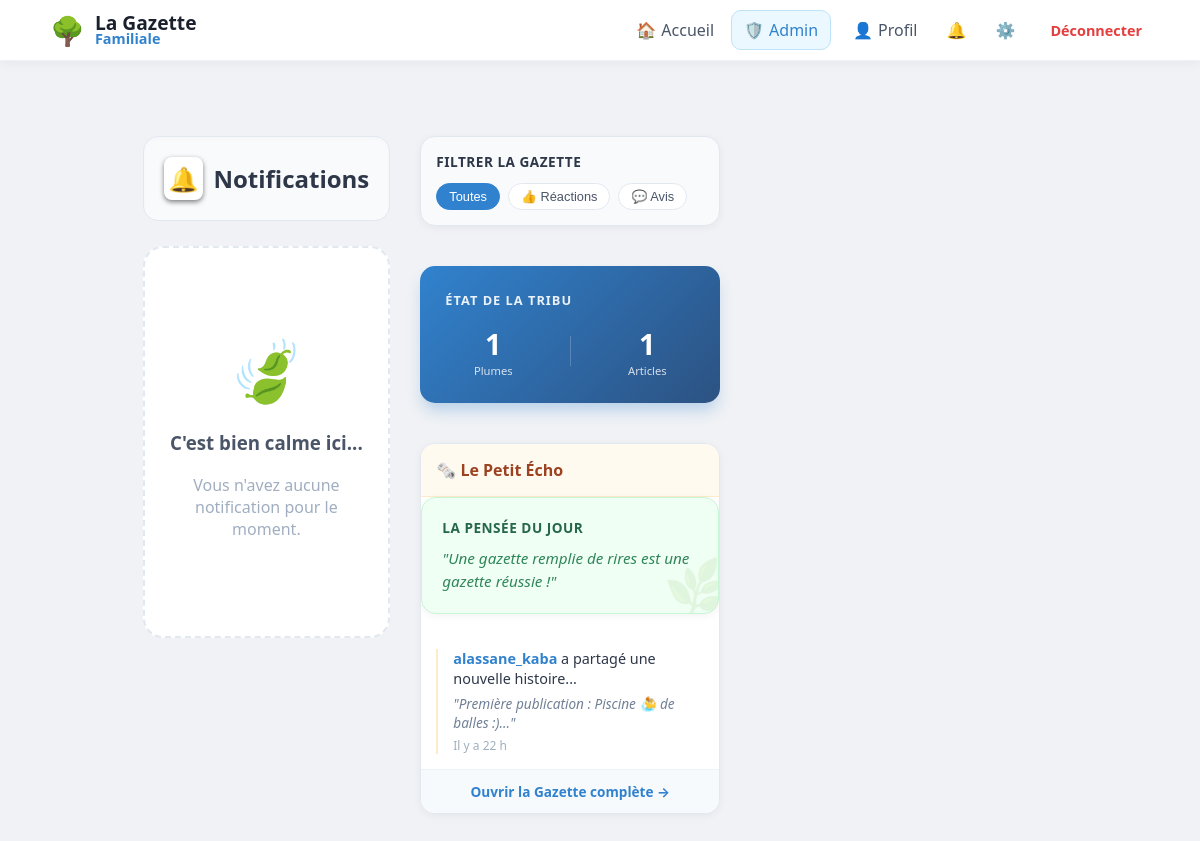
The page /notifications (signed in) on the database as committed earlier.
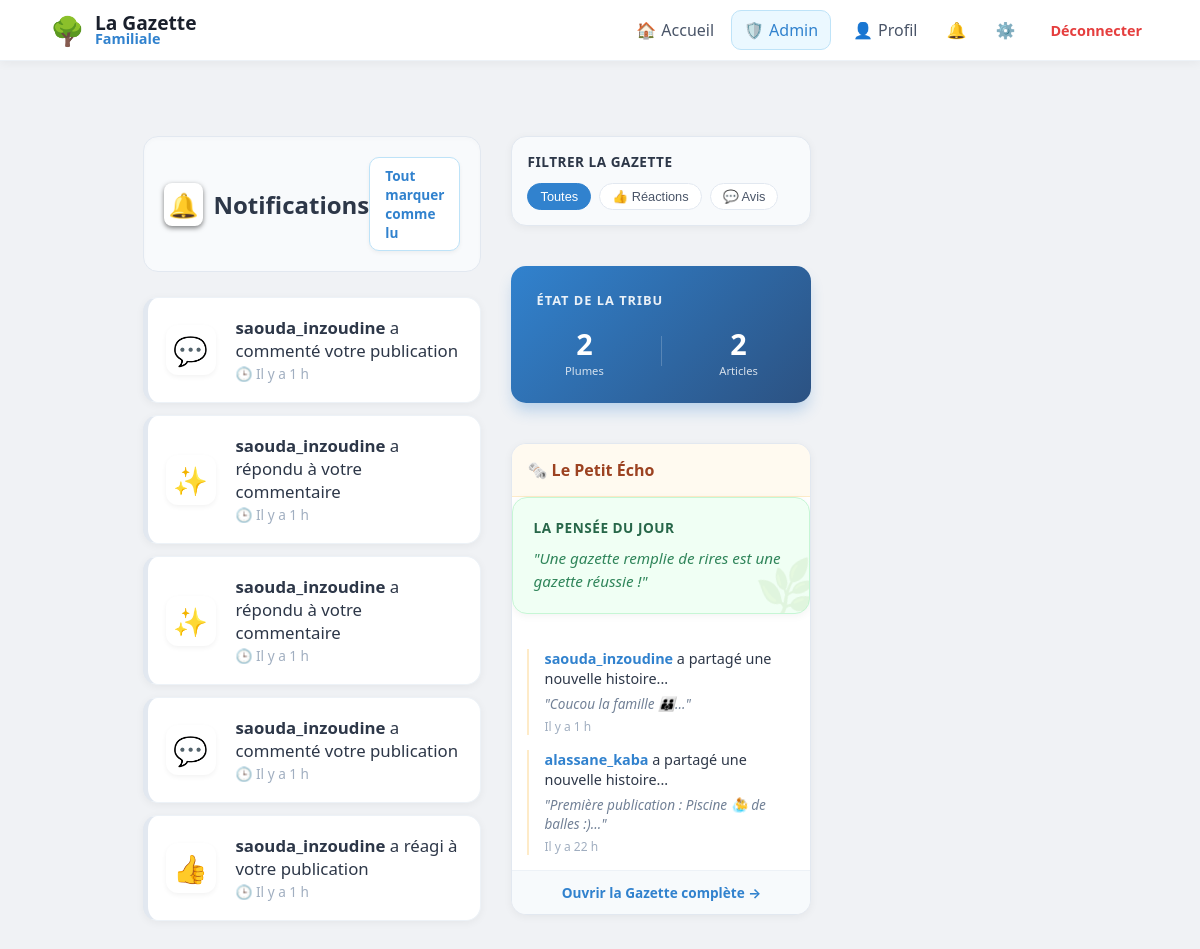
The same page on the database as committed later.
### tables this page shows
CREATE TABLE posts (
                id INTEGER PRIMARY KEY AUTOINCREMENT, 
                username TEXT, 
                content TEXT, 
                likes INTEGER DEFAULT 0, 
                image TEXT,
                created_at DATETIME DEFAULT CURRENT_TIMESTAMP
            );

CREATE TABLE notifications (
                id INTEGER PRIMARY KEY AUTOINCREMENT,
                username TEXT,      -- Celui qui reçoit
                sender TEXT,        -- Celui qui a agi
                message TEXT,
                post_id INTEGER,    -- Pour cliquer et aller sur le post
                comment_id INTEGER, -- envoie vers un commentaire en particulier
                is_read INTEGER DEFAULT 0,
                created_at DATETIME DEFAULT CURRENT_TIMESTAMP
            );

### app.py (the view)
@app.route("/notifications")
@login_required
def notifications():
    with get_db() as db:
        notifs = db.execute("""
                    SELECT id, sender, message, post_id, comment_id, is_read, created_at
                    FROM notifications
                    WHERE username = ?
                    ORDER BY created_at DESC
                """, (session['user'],)).fetchall()
        recent_activity = db.execute("""
                    SELECT username, content, created_at
                    FROM posts ORDER BY id DESC LIMIT 3
                """).fetchall()
        citations = [
            "La famille, c'est là où la vie commence et où l'amour ne finit jamais.",
            "Chaque souvenir partagé ici est un trésor pour demain.",
            "Une gazette remplie de rires est une gazette réussie !",
            "Petit à petit, la tribu grandit et l'histoire s'écrit.",
            "Le bonheur est fait de petites choses partagées."
        ]
        pensee_du_jour = random.choice(citations)
        db.execute("UPDATE notifications SET is_read = 1 WHERE username = ?", (session["user"],))
        db.commit()
    return render_template("notifications.html", notifs=notifs, recent_activity=recent_activity,
                           pensee_du_jour=pensee_du_jour)

### app.py (called while the page is built)
def get_db():
    db = sqlite3.connect("database.db")
    db.row_factory = sqlite3.Row
    return db

def login_required(f):
    @wraps(f)
    def decorated_function(*args, **kwargs):
        if "user" not in session:
            flash("Veuillez vous connecter pour accéder à cette page.", "info")
            return redirect("/login")
        return f(*args, **kwargs)
    return decorated_function

@app.context_processor
def inject_global_stats():
    stats = {'total_users': 0, 'total_posts': 0}
    if session.get('user'):
        db = get_db()
        u_count = db.execute("SELECT COUNT(*) FROM users WHERE is_approved = 1").fetchone()[0]
        p_count = db.execute("SELECT COUNT(*) FROM posts").fetchone()[0]
        stats = {'total_users': u_count, 'total_posts': p_count}
    return stats

@app.context_processor
def inject_pending_count():
    if session.get('is_admin'):
        db = get_db()
        count = db.execute("SELECT COUNT(*) as total FROM users WHERE is_approved = 0").fetchone()
        return {'pending_count': count['total']}
    return {'pending_count': 0}

### templates/notifications.html (shortened to what the changed rows need)
{% extends "base.html" %}
{% block content %}
<div style="display: grid; grid-template-columns: 1fr 300px; gap: 30px; max-width: 1100px; margin: 30px auto; padding: 0 20px;">
    <div>
        <div style="display: flex; justify-content: space-between; align-items: center; margin-bottom: 25px; background: #f8fafc; padding: 20px; border-radius: 15px; border: 1px solid #e2e8f0; box-shadow: inset 0 2px 4px rgba(0,0,0,0.02);">
            <h2 style="margin: 0; color: #2d3748; font-size: 1.5em; display: flex; align-items: center; gap: 10px;">
                <span style="background: white; padding: 5px; border-radius: 8px; box-shadow: 0 2px 5px rgba(0,0,0,0.5);">🔔</span>
                Notifications
            </h2>
            {% if notifs %}
            <a href="{{ url_for('mark_all_read') }}"
               style="text-decoration: none; color: #3182ce; font-size: 0.85em; font-weight: 700; background: white; border: 1px solid #bee3f8; padding: 8px 15px; border-radius: 10px; transition: 0.3s; box-shadow: 0 2px 4px rgba(0,0,0,0.05);">
                Tout marquer comme lu
            </a>
            {% endif %}
        </div>
        {% if notifs %}
        <div style="display: flex; flex-direction: column; gap: 12px;">
            {% for n in notifs %}
            {% set category = 'reaction' if ('aimé' in n['message'] or 'réagi' in n['message']) else 'avis' if
            'commenté' in n['message'] else 'autre' %}
            <a href="{{ url_for('view_post', post_id=n['post_id']) }}#comment-{{ n['comment_id'] }}"
               class="notif-item"
               data-type="{{ category }}"
               style="text-decoration: none; color: inherit; display: block;">
                <div class="post-card"
                     style="margin-bottom: 0; padding: 18px; display: flex; align-items: center; gap: 20px; border-left: 5px solid {% if n['is_read'] == 0 %}#3182ce{% else %}#e2e8f0{% endif %}; {% if n['is_read'] == 0 %} background: #f7fafc; {% endif %}">
                    <div style="font-size: 28px; background: white; width: 50px; height: 50px; display: flex; align-items: center; justify-content: center; border-radius: 12px; box-shadow: 0 2px 5px rgba(0,0,0,0.05);">
                        {% if category == 'reaction' %} 👍
                        {% elif category == 'avis' %} 💬
                        {% else %} ✨ {% endif %}
                    </div>
                    <div style="flex: 1;">
                        <p style="margin: 0; font-size: 1.05em; color: #2d3748;">
                            <strong>{{ n['sender'] }}</strong> {{ n['message'] }}
                        </p>
                        <span style="font-size: 0.85em; color: #a0aec0;">
                                     🕒 {{ n['created_at']|relative_time }}
                                </span>
                    </div>
                </div>
            </a>
            {% endfor %}
        </div>
        {% else %}
        <div style="text-align: center; padding: 80px 20px; background: white; border-radius: 20px; border: 2px dashed #e2e8f0;">
            <div style="font-size: 60px; margin-bottom: 20px;">🍃</div>
            <h3 style="color: #4a5568;">C'est bien calme ici...</h3>
            <p style="color: #a0aec0;">Vous n'avez aucune notification pour le moment.</p>
        </div>
        {% endif %}
    </div>
    <aside style="display: flex; flex-direction: column; gap: 20px;">
        <div class="post-card"
             style="background: linear-gradient(135deg, #3182ce, #2c5282); color: white; border: none; padding: 25px; box-shadow: 0 10px 15px -3px rgba(49, 130, 206, 0.3);">
            <div style="display: flex; justify-content: space-around; align-items: center;">
                <div style="text-align: center;">
                    <div style="font-size: 1.8em; font-weight: 800;">{{ total_users }}</div>
                    <div style="font-size: 0.7em; opacity: 0.8;">Plumes</div>
                </div>
                <div style="text-align: center;">
                    <div style="font-size: 1.8em; font-weight: 800;">{{ total_posts }}</div>
                    <div style="font-size: 0.7em; opacity: 0.8;">Articles</div>
                </div>
            </div>
        </div>
        <div class="post-card" style="padding: 0; overflow: hidden; border: 1px solid #e2e8f0;">
            <div style="padding: 15px; display: flex; flex-direction: column; gap: 15px;">
                {% for act in recent_activity %}
                <div class="echo-item" style="position: relative; padding-left: 15px; border-left: 2px solid #feebc8;">
                    <p style="margin: 0; font-size: 0.9em; color: #2d3748; line-height: 1.4;">
                        <strong style="color: #3182ce;">{{ act['username'] }}</strong> a partagé une nouvelle
                        histoire...
                    </p>
                    <p style="margin: 5px 0 0 0; font-style: italic; color: #718096; font-size: 0.85em;">
                        "{{ act['content'][:60] }}..."
                    </p>
                    <small style="color: #a0aec0; font-size: 0.75em; display: block; margin-top: 5px;">
                        {{ act['created_at']|relative_time }}
                    </small>
                </div>
                {% endfor %}
            </div>
        </div>
    </aside>
</div>
{% endblock %}

Rows that differ between the two databases and show on the page:
added notifications: sender "saouda_inzoudine", message "a commenté votre publication", created_at|relative_time "Il y a 1 h"
added notifications: sender "saouda_inzoudine", message "a répondu à votre commentaire", created_at|relative_time "Il y a 1 h"
added notifications: sender "saouda_inzoudine", message "a répondu à votre commentaire", created_at|relative_time "Il y a 1 h"
added notifications: sender "saouda_inzoudine", message "a commenté votre publication", created_at|relative_time "Il y a 1 h"
added notifications: sender "saouda_inzoudine", message "a réagi à votre publication", created_at|relative_time "Il y a 1 h"
added posts: username "saouda_inzoudine", content "Coucou la famille 👪", created_at|relative_time "Il y a 1 h"
Other text that changed with them:
{{ total_users }}: "1" → "2"
{{ total_posts }}: "1" → "2"
text no longer shown: "🍃 C'est bien calme ici... Vous n'avez aucune notification pour le moment."
text now shown: "Tout marquer comme lu"
